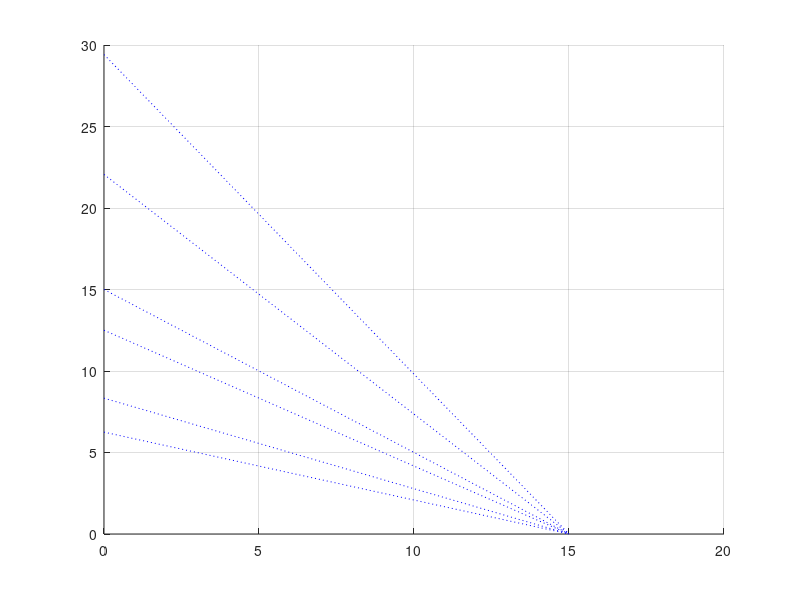

The MATLAB source for this figure: (Note: this script raises an error after producing the figure.)
clear
close all
clc
format long

hold on
grid on
rc = [15/(0.51 ) 0;15/(0.68 ) 0;15/(1.0 ) 0;15/(1.2 ) 0;15/(1.8 ) 0;15/(2.4) 0];
Vcc = [0 15;0 15;0 15;0 15;0 15;0 15];
%시뮬레이션 값
simuled_Icq = [10.07 9.608 8.865 8.465 7.481 6.194];
simuled_Vceq = [9.866 8.467 6.135 4.842 1.535 0.134];
%실험 결과 값
measured_Icq = [
    19.4
    17.4
    14.3
    12.3
    8.28
    6.28
    ];
measured_Vceq = [
    5.1
    3.15
    0.645
    0.220
    0.103
    0.069
    ];
for num1 = 1:length(rc)
    p=plot(Vcc (num1,:),rc(num1,:),'b:');
end

plot(simuled_Vceq,simuled_Icq,'-squre');
plot(measured_Vceq,measured_Icq,'-o');
legend('R=0.51ohm','R=0.68ohm','R=1.0ohm','R=1.2ohm','R=1.8ohm','R=2.4ohm',...
    'simuled Data','measured Data');
xlabel('V_D_S [V]');
ylabel('I_D [mA]');

